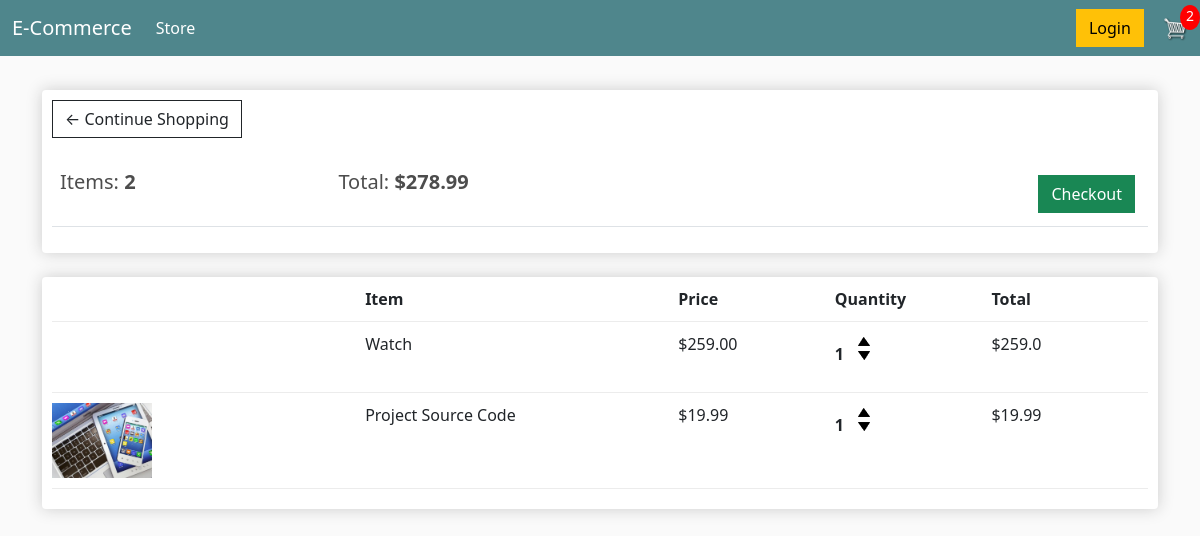
The page /cart/ (signed in) on the database as committed earlier.
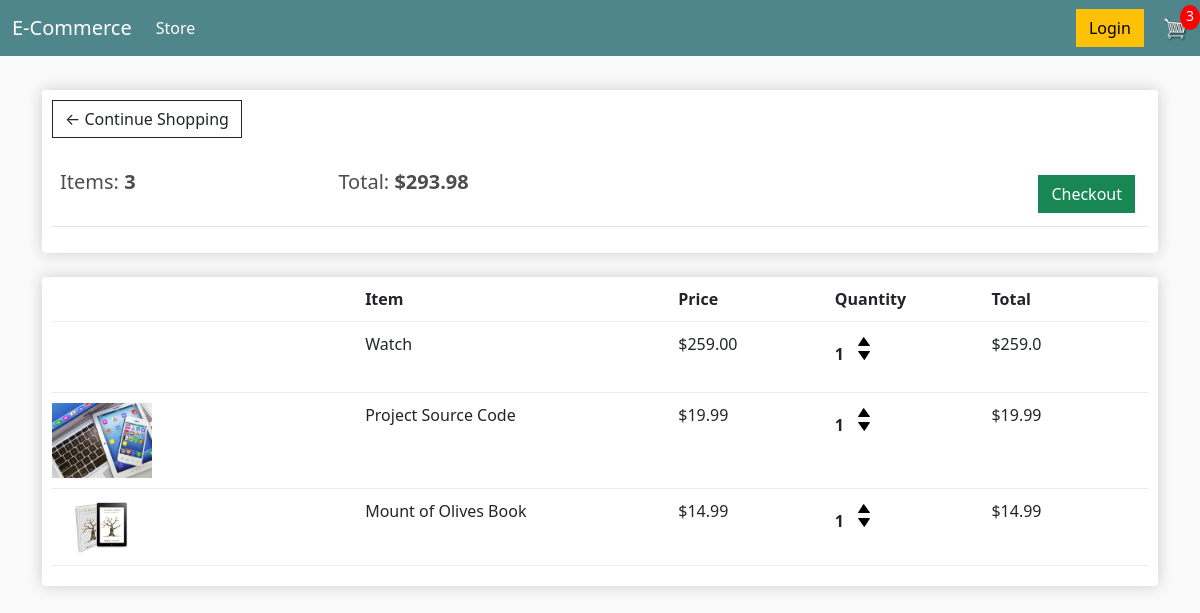
The same page on the database as committed later.
### store/models.py (models this page shows, shortened)
class Order(models.Model):
        customer = models.ForeignKey(Customer, on_delete=models.SET_NULL, blank = True, null = True)
        date_orderd = models.DateTimeField(auto_now_add = True)
        complete = models.BooleanField(default=False, null = True, blank = False)
        transaction_id = models.CharField(max_length=200, null = True)
        @property
        def get_cart_total(self):
            orderitems = self.orderitem_set.all()
            total = sum([item.get_total for item in orderitems])
            return total
        @property
        def get_cart_items(self):
            orderitems = self.orderitem_set.all()
            total = sum([item.quantity for item in orderitems])
            return total

class OrderItem(models.Model):
        product = models.ForeignKey(Product, on_delete=models.SET_NULL, blank = True, null = True)
        order = models.ForeignKey(Order, on_delete = models.SET_NULL, blank=True, null = True)
        quantity = models.IntegerField(default = 0, null = True, blank = True)
        date_added = models.DateTimeField(auto_now_add = True)
        @property
        def get_total(self):
            total = self.product.price * self.quantity
            return total

class Product(models.Model):
    name= models.CharField(max_length = 200, null = True)
    price= models.FloatField()
    digital = models.BooleanField(default = False, null = True, blank = False)
    image = models.ImageField(null=True,blank=True)
    @property
    def imageURL(self):
        try:
            url = self.image.url
        except:
            url = ' '
        return url

### store/views.py (the view)
# urls.py: path('cart/',views.cart,name="cart"),
def cart(request):
    if request.user.is_authenticated:
        customer = request.user.customer
        order,created =Order.objects.get_or_create(customer=customer,complete=False)
        items = order.orderitem_set.all()
        cartItems = order.get_cart_items
    else:
        items = []
        order = {'get_cart_total': 0, 'get_cart_items': 0, 'shipping': False}
        cartItems = order['get_cart_items']
    context = {'items':items, 'order':order , 'cartItems':cartItems}
    return render(request,'store/cart.html',context)

### store/templates/store/cart.html
{% extends "store/main.html" %} {% load static %} {% block content %}
<div class="row">
  <div class="col-lg-12">
    <div class="box-element">
      <a href="{%url 'store'%}" class="btn btn-outline-dark"
        >&#x2190; Continue Shopping</a
      >
      <br />
      <br />
      <table class="table">
        <tr>
          <th>
            <h5>Items: <strong>{{order.get_cart_items}}</strong></h5>
          </th>
          <th>
            <h5>Total: <strong>${{order.get_cart_total}}</strong></h5>
          </th>
          <th>
            <a
              href="{%url 'checkout' %}"
              style="float: right; margin: 5px"
              class="btn btn-success"
              >Checkout</a
            >
          </th>
        </tr>
      </table>
    </div>
    <br />
    <div class="box-element">
      <div class="cart-row">
        <div style="flex: 2"></div>
        <div style="flex: 2"><strong>Item</strong></div>
        <div style="flex: 1"><strong>Price</strong></div>
        <div style="flex: 1"><strong>Quantity</strong></div>
        <div style="flex: 1"><strong>Total</strong></div>
      </div>
      {% for item in items %}
      <div class="cart-row">
        <div style="flex: 2">
          <img class="row-image" src="{{item.product.imageURL}}" alt="" />
        </div>
        <div style="flex: 2">{{item.product.name}}</div>
        <div style="flex: 1">${{item.product.price|floatformat:2}}</div>
        <div style="flex: 1">
          <p class="quantity">{{item.quantity}}</p>
          <div class="quantity">
            <img
              data-product="{{item.product.id}}"
              data-action="add"
              src="{% static 'images/arrow-up.png' %}"
              alt=""
              class="chg-quantity update-cart"
            />
            <img
              data-product="{{item.product.id}}"
              data-action="remove"
              src="{% static 'images/arrow-down.png' %}"
              alt=""
              class="chg-quantity update-cart"
            />
          </div>
        </div>
        <div style="flex: 1">${{item.get_total}}</div>
      </div>
      {% endfor %}
    </div>
  </div>
</div>
{% endblock content %}

Rows that differ between the two databases and show on the page:
computed for Order: get_cart_items "2" → "3"; get_cart_total "278.99" → "293.98"
added OrderItem: product.imageURL (picture), product.name "Mount of Olives Book", product.price "14.99", quantity "1", get_total "14.99"
Other text that changed with them:
{{ cartItems }}: "2" → "3"
